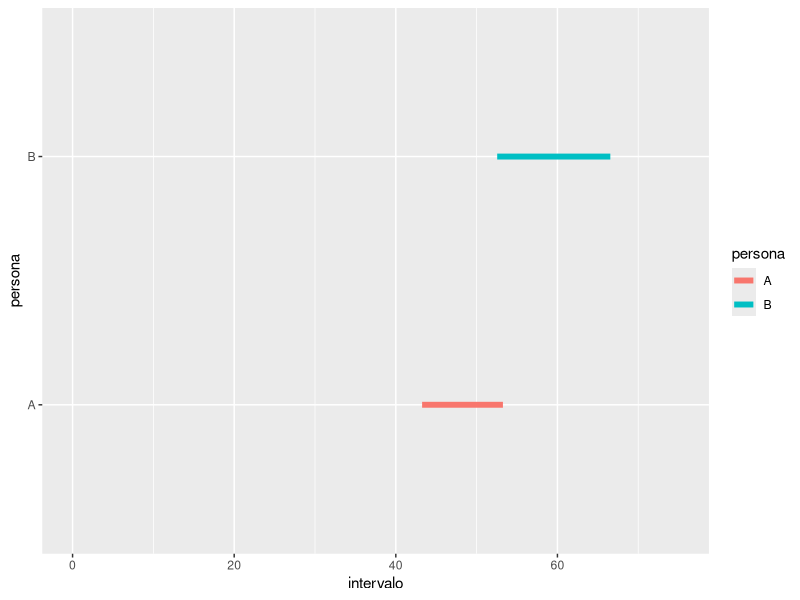

This figure's R source:
## ---- chunk 1
#| fig-width: 7
#| fig-align: center
library(ggplot2)

# Para reproducibilidad del gráfico
set.seed(12345)

# Tiempo que espera cada estudiante
espera_a <- 10 
espera_b <- 14

# Dos tiempos de llegada posible para cada estudiante
llegada_a <- runif(1, min = 0, max = 60)
llegada_b <- runif(1, min = 0, max = 60)

# El intervalo en el que cada estudiante está en la fotocopiadora
intervalo_a <- c(llegada_a, llegada_a + espera_a)
intervalo_b <- c(llegada_b, llegada_b + espera_b)

# Lo convertimos a data frame para graficar con ggplot2
datos <- data.frame(
  intervalo = c(intervalo_a, intervalo_b),
  persona = rep(c("A", "B"), each = 2)
)

# Graficamos con ggplot2
ggplot(datos) +
  geom_line(
    aes(x = intervalo, y = persona, color = persona), 
    linewidth = 2
  ) +
  xlim(c(0, 75))
## ---- chunk 2
(intervalo_a[1] <= intervalo_b[2]) & (intervalo_b[1] <= intervalo_a[2])
## ---- chunk 3
# Simular llegadas de A y B
llegada_a <- runif(10000, min = 0, max = 60)
llegada_b <- runif(10000, min = 0, max = 60)

# Determinar escenarios donde A y B se encuentran
comparaciones <- (
  (llegada_a <= llegada_b + espera_b)   # <1> 
  & (llegada_b <= llegada_a + espera_a) # <2>
)
mean(comparaciones)
